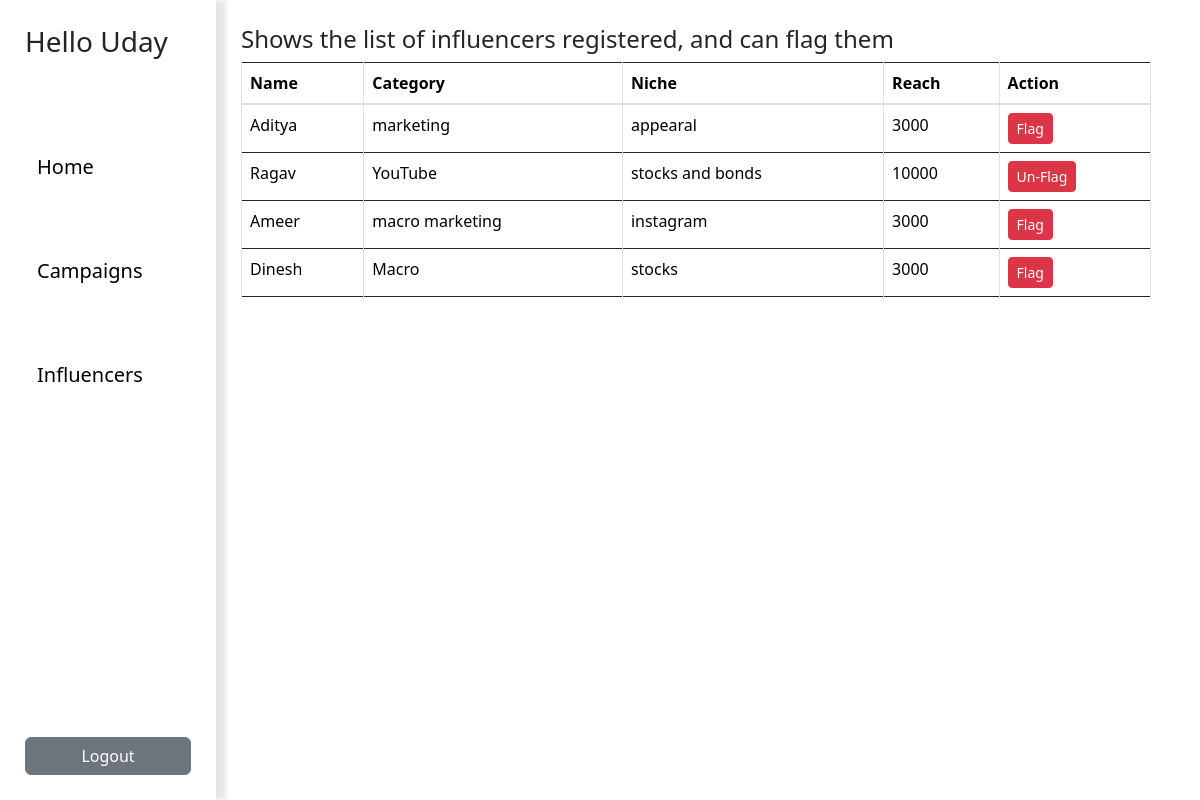
The app's page /show_influencers (signed in) with its own data.
### website/models.py (models this page shows, shortened)
class User(db.Model, UserMixin):
    __tablename__='user'
    usr_id=db.Column(db.Integer, nullable=False,primary_key=True, autoincrement=True)
    usr_name=db.Column(db.String, nullable=False, unique=True)
    name=db.Column(db.String, nullable=False)
    mail=db.Column(db.String, nullable=False, unique=True)
    password=db.Column(db.String, nullable=False)
    role=db.Column(db.String, nullable=False)
    campaigns = db.relationship('Campaign', back_populates='user', lazy=True)
    influencer = db.relationship('Influencer', back_populates='user', uselist=False)
    ad_requests = db.relationship('Ad_request', back_populates='sponsor')

class Influencer(db.Model):
    __tablename__='influencer'
    influencer_id=db.Column(db.Integer, nullable=False, primary_key=True, autoincrement=True)
    user_id = db.Column(db.Integer, db.ForeignKey('user.usr_id'), nullable=False)
    name=db.Column(db.String,nullable=False)
    mail_id=db.Column(db.String,nullable=False)
    category=db.Column(db.String,nullable=True)
    niche=db.Column(db.String, nullable=True)
    reach=db.Column(db.Integer, nullable=True)
    is_flag=db.Column(db.Boolean,default=False)
    user = db.relationship('User', back_populates='influencer', uselist=False)
    ad_requests = db.relationship('Ad_request', back_populates='influencer')

### website/views.py (the view)
@views.route("/show_influencers")
@flask_login.login_required
def show_influencers():
    influencers=Influencer.query.all()
    return render_template("admin_influencers.html",influencers=influencers,admin_name=current_user.name)

### website/__init__.py (called while the page is built)
def create_app():
    app=Flask(__name__)
    app.config['SQLALCHEMY_DATABASE_URI'] = 'sqlite:///database.sqlite3'
    app.secret_key='secretkey'
    db.init_app(app)
    from .views import views
    from .auth import auth
    app.register_blueprint(views, url_prefix="/")
    app.register_blueprint(auth, url_prefix="/")
    create_database(app)
    login_manager = LoginManager()
    login_manager.init_app(app)
    login_manager.login_view = 'login'
    from .models import User
    @login_manager.user_loader
    def load_user(usr_id):
        return User.query.get(int(usr_id))
    return app

### website/templates/admin_influencers.html
{% extends "admin_base.html" %}
{% block content %}
    <h4>Shows the list of influencers registered, and can flag them</h4>
    <div class="table-responsive">
        <table class="table table-bordered">
            <thead>
                <tr>
                    <th>Name</th>
                    <th>Category</th>
                    <th>Niche</th>
                    <th>Reach</th>
                    <th>Action</th>
                </tr>
            </thead>
            <tbody>
                {% for inf in influencers %}
                <tr>
                    <td>{{ inf.name }}</td>
                    <td>{{ inf.category }}</td>
                    <td>{{ inf.niche }}</td>
                    <td>{{ inf.reach }}</td>
                    <td>
                        <form action="{{ url_for('views.flag_influencer', influ_id=inf.influencer_id) }}"
                         method="post" style="display:inline;">
                            {% if inf.is_flag %}
                            <button type="submit" class="btn btn-danger btn-sm">Un-Flag</button>
                            {% else %}
                            <button type="submit" class="btn btn-danger btn-sm">Flag</button>
                            {% endif %}
                        </form>
                    </td>
                </tr>
                {% else %}
                <tr>
                    <td colspan="5">No Influencers found</td>
                </tr>
                {% endfor %}
            </tbody>
        </table>
    </div>
{% endblock %}

### website/templates/admin_base.html (shortened to what this page needs)
{% extends "base.html" %}
{% block side_bar_options %}
<h3>Hello {{admin_name}}</h3>
<br>
<br>
<br>
<nav class="navbar bg-body">
    <div class="container-fluid">
        <a class="navbar-brand" href="{{ url_for('views.admin_home') }}">Home</a>
    </div>
</nav>
<br>
<br>
<nav class="navbar bg-body">
    <div class="container-fluid">
        <a class="navbar-brand" href="{{ url_for('views.show_campaigns') }}">Campaigns</a>
    </div>
</nav>
<br>
<br>
<nav class="navbar bg-body">
    <div class="container-fluid">
        <a class="navbar-brand" href="{{ url_for('views.show_influencers') }}">Influencers</a>
    </div>
</nav>
<br>
{% endblock %}

### website/templates/base.html (style rules this page uses)
body { display: flex; margin: 10; justify-content: center; max-height: fit-content; }
.table-responsive { height: calc(100% - 50px); overflow-y: auto; }

### records on screen
User: name "Uday"
Influencer: name "Aditya", category "marketing", niche "appearal", reach "3000", is_flag "Flag"
Influencer: name "Ragav", category "YouTube", niche "stocks and bonds", reach "10000", is_flag "Un-Flag"
Influencer: name "Ameer", category "macro marketing", niche "instagram", reach "3000", is_flag "Flag"
Influencer: name "Dinesh", category "Macro", niche "stocks", reach "3000", is_flag "Flag"
